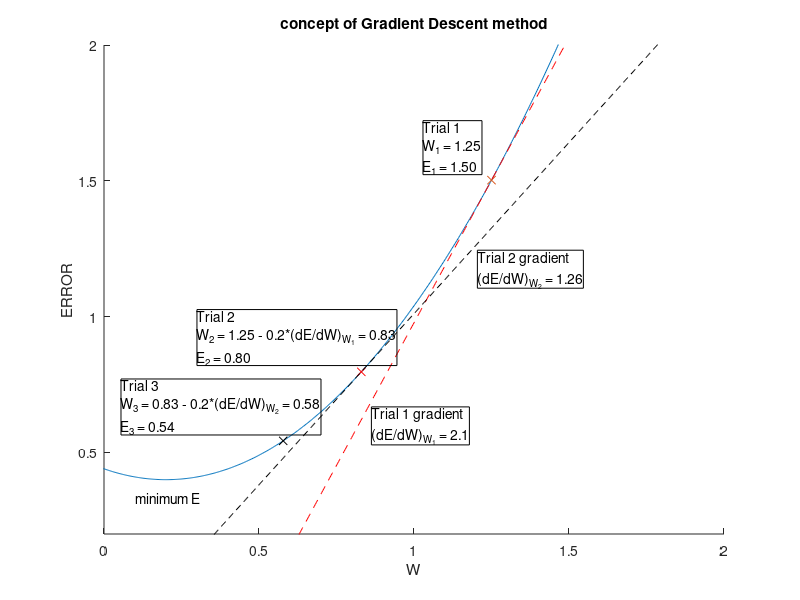

Write MATLAB code to recreate this figure.
%
% code by Richard K. Herz, github.com/RichardHerz, www.ReactorLab.net 
% 

% generate data for figure to illustrate
% gradient descent method
%
% SEE backprop_createfigure.m for code
% to annotate figure 
%
% didn't use that directly but copied so code here
% have to resize figure window to get things to line up

clc 

% Create figure
figure1 = figure;

% Create axes
axes1 = axes('Parent',figure1);
hold(axes1,'on');

xo = 0.2;
yo = 0.4;
x = linspace(-1,2,1000);
y = (x - xo).^2 + yo;

plot(x,y)
axis([0,2,0.2,2])
% dy/dx = 2*(x - xo)
x1 = 1.25
y1 = (x1 - xo).^2 + yo
% y = mx + b
% b = y - mx
m = 2*(x1 - xo) % m = dy/dx at x1,y1
b = y1 - m*x1;

hold on
plot(x1,y1,'x')
y2 = m*x + b;
plot(x,y2,'r--')

alpha = 0.2;
x3 = x1 - alpha*m
y3 = (x3 - xo).^2 + yo
plot(x3,y3,'rx')

m3 = 2*(x3 - xo)
b3 = y3 - m3*x3;
y4 = m3*x + b3;
plot(x,y4,'k--')

x5 = x3 - alpha * m3
y5 = (x5 - xo).^2 + yo
plot(x5,y5,'kx')
hold off

% Create ylabel
ylabel('ERROR');

% Create xlabel
xlabel('W');

% Create title
title({'concept of Gradient Descent method'});

% Create textbox
annotation(figure1,'textbox',...
    [0.528722157092613 0.7089173553719 0.0756154747948418 0.0933884297520661],...
    'String',{'Trial 1','W_1 = 1.25','E_1 = 1.50'});

% Create textbox
annotation(figure1,'textbox',...
    [0.246189917936691 0.390735537190082 0.199296600234467 0.100826446280992],...
    'String',{'Trial 2','W_2 = 1.25 - 0.2*(dE/dW)_{W_1} = 0.83','E_2 = 0.80'});

% Create textbox
annotation(figure1,'textbox',...
    [0.168815943728019 0.158504132231405 0.0814771395076201 0.0371900826446281],...
    'String',{'minimum E'},...
    'LineStyle','none');

% Create textbox
annotation(figure1,'textbox',...
    [0.596717467760834 0.51966115702479 0.114888628370457 0.0727272727272728],...
    'String',{'Trial 2 gradient','(dE/dW)_{W_2} = 1.26'});

% Create textbox
annotation(figure1,'textbox',...
    [0.151230949589681 0.275033057851238 0.199296600234467 0.100826446280992],...
    'String',{'Trial 3','W_3 = 0.83 - 0.2*(dE/dW)_{W_2} = 0.58','E_3 = 0.54'});

% Create textbox
annotation(figure1,'textbox',...
    [0.464243845252036 0.258504132231401 0.107854630715123 0.0727272727272728],...
    'String',{'Trial 1 gradient','(dE/dW)_{W_1} = 2.1'});
